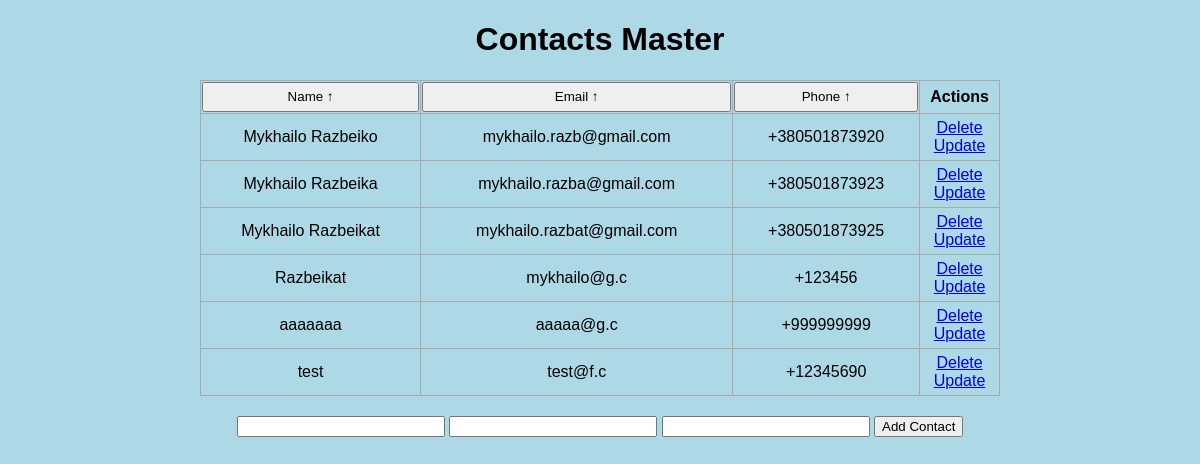
The page / on the database its author committed.
### app/models.py (models this page shows, shortened)
class CONTACT(db.Model):
    contact_id = db.Column(db.Integer, primary_key = True)
    name = db.Column(db.String(), unique = True)
    email = db.Column(db.String(), unique = True)
    phone_number = db.Column(db.String(), unique=True)

### app/back/endpoints.py (the view)
@app.route('/', methods=['POST', 'GET'])
def index():
    form = request.form.to_dict()
    sort_vars = {
        'Name ↓': models.CONTACT.query.order_by(models.CONTACT.name).all,
        'Email ↓': models.CONTACT.query.order_by(models.CONTACT.email).all,
        'Phone ↓': models.CONTACT.query.order_by(models.CONTACT.phone_number).all,
        'Name ↑': models.CONTACT.query.order_by(models.CONTACT.name.desc()).all,
        'Email ↑': models.CONTACT.query.order_by(models.CONTACT.email.desc()).all,
        'Phone ↑': models.CONTACT.query.order_by(models.CONTACT.phone_number.desc()).all,
    }
    if 'sort_option' in form:
        sort = form['sort_option']
        contacts = sort_vars[form['sort_option']]()
    else:
        sort = ''
        contacts = models.CONTACT.query.order_by(models.CONTACT.contact_id).all()
    return render_template('index.html', contacts=contacts, sort = sort)

### app/templates/index.html (shortened to what this page needs)
{% extends 'base.html' %}
{% block body %}
<div class="content">
    <h1 style="text-align: center">Contacts Master</h1>
    {% if contacts|length < 1 %}
    <h4 style="text-align: center">There are no contacts. Create one below!</h4>
    {% else %}
    <table>
        <form action="/" method="post">
            <tr>
                {% if sort == 'Name ↑' %}
                <th><input class="sort_option" type="submit" name="sort_option" value="Name ↓"></th>
                {% else %}
                <th><input class="sort_option" type="submit" name="sort_option" value="Name ↑"></th>
                {% endif %}
                {% if sort == 'Email ↑' %}
                <th><input class="sort_option" type="submit" name="sort_option" value="Email ↓"></th>
                {% else %}
                <th><input class="sort_option" type="submit" name="sort_option" value="Email ↑"></th>
                {% endif %}
                {% if sort == 'Phone ↑' %}
                <th><input class="sort_option" type="submit" name="sort_option" value="Phone ↓"></th>
                {% else %}
                <th><input class="sort_option" type="submit" name="sort_option" value="Phone ↑"></th>
                {% endif %}
                <th>Actions</th>
            </tr>
        </form>
        {% for contact in contacts %}
            <tr>
                <td>{{ contact.name }}</td>
                <td>{{ contact.email }}</td>
                <td>{{ contact.phone_number }}</td>
                <td class = "actions">
                    <a href="/delete/{{contact.contact_id}}">Delete</a>
                    <br>
                    <a href="/update/{{contact.contact_id}}">Update</a>
                </td>
            </tr>
        {% endfor %}
    </table>
    {% endif %}
    <div class="form">
        <form action="/add_contact" method="POST">
            <input class="form_input" type="text" name="name" id="name">
            <input class="form_input" type="text" name="email" id="email">
            <input class="form_input" type="text" name="phone_number" id="phone_number">
            <input type="submit" value="Add Contact">
        </form>
    </div>
</div>
{% endblock %}

### app/templates/base.html (shortened to what this page needs)
<!DOCTYPE html>
<html lang="en">
<head>
    <link rel="stylesheet" href="{{ url_for('static', filename='css/main.css') }}">
</head>
<body>
    {% block body %}{% endblock %}
</body>
</html>

### app/static/css/main.css (style rules this page uses)
body, html { margin: 0; font-family: sans-serif; background-color: lightblue; }
.content { margin: 0 auto; width: 800px; text-align: center; }
table, td, th { border: 1px solid #aaa; }
table { border-collapse: collapse; width: 100%; }
th { height: 30px; }
td { text-align: center; padding: 5px; }
.form { width: 100%; text-align: center; margin-top: 20px; }
.form_input { width: 25%; }
.sort_option { width: 100%; height: 100%; }
.actions { width: 10%; }

### rows shown on the page
CONTACT: name "Mykhailo Razbeiko", email "mykhailo.razb@gmail.com", phone_number "+380501873920"
CONTACT: name "Mykhailo Razbeika", email "mykhailo.razba@gmail.com", phone_number "+380501873923"
CONTACT: name "Mykhailo Razbeikat", email "mykhailo.razbat@gmail.com", phone_number "+380501873925"
CONTACT: name "Razbeikat", email "mykhailo@g.c", phone_number "+123456"
CONTACT: name "aaaaaaa", email "aaaaa@g.c", phone_number "+999999999"
CONTACT: name "test", email "test@f.c", phone_number "+12345690"
